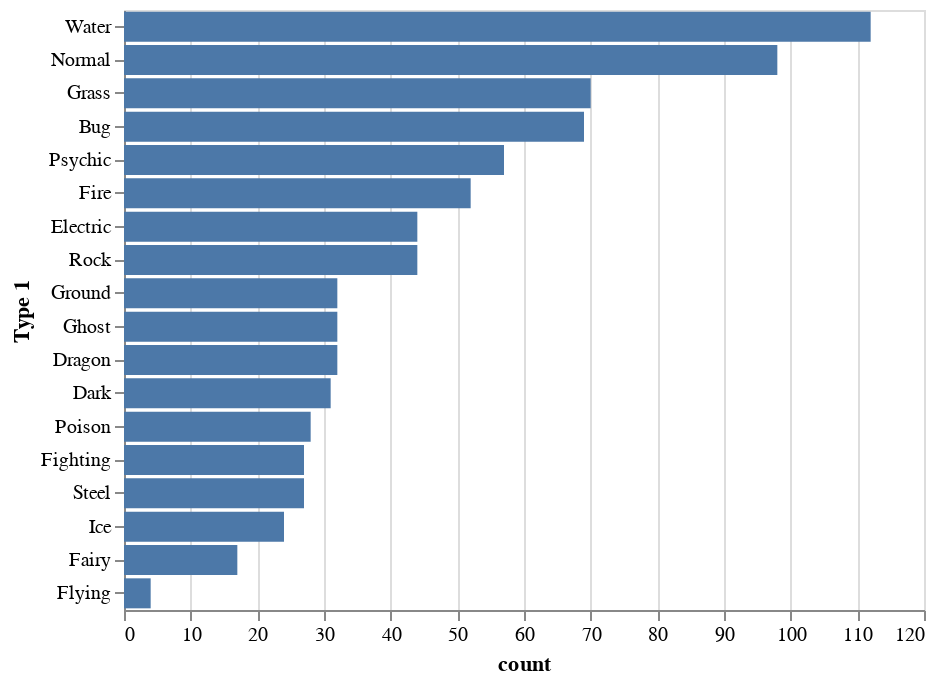

Notebook code cell kept with this figure:
### Markdown cell above
# Desafio 6

### Code cell
alt.Chart(pokemons).transform_aggregate(
    count='count()',
    groupby=['Type 1']
).transform_window(
    rank='rank(count)',
    sort=[alt.SortField('count', order='descending')]
).mark_bar().encode(
    y=alt.Y('Type 1:N',
        sort=alt.EncodingSortField(field='count', op='sum', order='descending')
    ),
    x='count:Q',
)

### Figure 1 — Vega-Lite specification as saved in the notebook (floating-point values rounded to 4 significant figures; data arrays with more than 128 entries replaced by an {"elided": "..."} marker saying what was removed)
{"$schema": "https://vega.github.io/schema/vega-lite/v2.6.0.json", "config": {"view": {"height": 300, "width": 400}}, "data": {"name": "data-3a85dbec9759246882ecb2a4586afdbd"}, "datasets": {"data-3a85dbec9759246882ecb2a4586afdbd": {"elided": "800 records"}}, "encoding": {"x": {"field": "count", "type": "quantitative"}, "y": {"field": "Type 1", "sort": {"field": "count", "op": "sum", "order": "descending"}, "type": "nominal"}}, "mark": "bar", "transform": [{"aggregate": [{"as": "count", "op": "count"}], "groupby": ["Type 1"]}, {"sort": [{"field": "count", "order": "descending"}], "window": [{"as": "rank", "field": "count", "op": "rank"}]}]}
